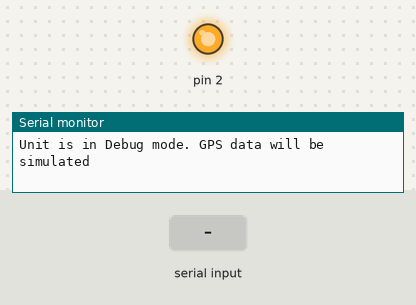
Simulated run of this sketch. Board: Arduino Uno, built with avr-gcc and run on an emulated ATmega328P. Parts: output pins drawn as LEDs (lit = HIGH), the last lines printed to the serial monitor. Inputs (shaded band) come from the test bench.

Above: at 0.1 s.
At 2.7 s:
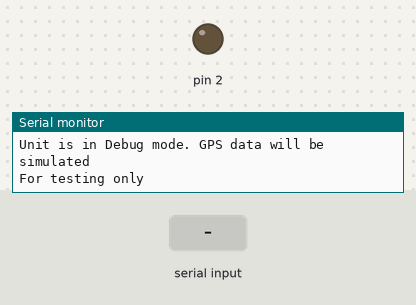
2.8 s: "$GPGLL\n" received over the second serial link
Timing chart, 0 to 5.8 s (numbered marks = the images above; inputs shaded):
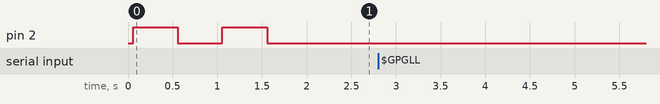

The sketch:

APRS_build-day.ino
```cpp
// Author:KE8TJE (ke8tje@gmail.com)
// March 2025

#include <stdio.h>
#include <SoftwareSerial.h>

#include <LibAPRS_Tracker.h>

#define ADC_REFERENCE REF_5V

#define radio_ppt 3  //not needed

//APRS specification
#define symbol '$'
#define SSID 9

#define APRS_TX_offset_utc_sec 14 // this selects what UTC second the packet will be sent out
#define APRS_interval_count 100  // 100 is 1 min

//APRS symbol
// S - shuttle
// < - Bike
// O - Balloon
// > - car

// station SSID
// 9 - Mobile
// 11 - Spacecraft


/*NOTE: Uncomment the following line to put the unit to simulation mode*/
#define sim 1

String packetBuffer;
SoftwareSerial gps(10, 11);  // RX, TX

char Lat[] = "xxxx.xxxxxx";
char Lon[] = "xxxxx.xxxxxxxx";


char test_data[100];

int msg_id = 0;
int msg_valid = 0;
int loc_valid = 0;

char myCALL[] = "KE8TJE";
float freq_tx;

int time_trigger = 0;
float lon, lat, utc;
int sec,min;

int telemetry[6];
char ext[12];

void setup() {

  Serial.begin(9600);  // for logging and debugging
  Serial.println("[info]APRS Buildday tracker v1.43 - W8CUL/KE8TJE");

  #ifdef sim
    Serial.println("Unit is in Debug mode. GPS data will be simulated");
    Serial.println("For testing only");
  #endif

  pinMode(2,OUTPUT);
  digitalWrite(2,HIGH);
  delay(500);
  digitalWrite(2,LOW);
  delay(500);
  digitalWrite(2,HIGH);
  delay(500);
  digitalWrite(2,LOW);

  //start GPS
  gps.begin(9600);
}

void loop() {

  gps.listen();
  while (gps.available() > 0) {
    String gps_raw = gps.readStringUntil('\n');
    //Serial.println(gps_raw);
    // Valid data: $GPGLL,3938.28486,N,07957.13511,W,191757.00,A,A*7D
    if (gps_raw.substring(0, 6) == "$GPGLL") {

      #ifdef sim
        gps_raw = "$GPGLL,3938.28486,N,07957.13511,W,191757.00,A,A*7D";
      #endif
      Serial.println(gps_raw);
      gps_raw.toCharArray(test_data, 100);
      char *p = strtok(test_data, ",");
      update_GPS(p);
    }


  }
}

void base91_telemetry(int a_values){
  //
  for(int i=0;i<(a_values+1)*2;i+=2){
    ext[i] = (int)(telemetry[i/2]/(91))+33;
    ext[i+1] = (int)(telemetry[i/2]%(91))+33;
  }
  Serial.println(ext);
}

void update_GPS(char *p) {

  p = strtok(NULL, ",");  //lat - <1>

  sprintf(Lat, "%s", p);

  // bug fix in v2
  if (Lat[4] == '.') {
    Lat[7] = '\0';
  } else {
    Lat[8] = '\0';
  }

  p = strtok(NULL, ",");  // lat_dir - <2>
  // handel south
  sprintf(Lat, "%s%s\0", Lat, p);


  p = strtok(NULL, ",");  //lng - <3>
  //formatted string for APRS update

  sprintf(Lon, "%s", p);
  if (Lon[4] == '.') {
    Lon[7] = '\0';
  } else {
    Lon[8] = '\0';
  }
  p = strtok(NULL, ",");           // lon_dir - <4>
  sprintf(Lon, "%s%s\0", Lon, p);  //line to process string for APRS


  p = strtok(NULL, ",");  //time - <5>
  utc = atof(p);

  p = strtok(NULL, ",");  //status- <6>


  // need GPS testing - TJE
  if (p[0] == 'A') {
    msg_valid = 1;
    //togrid(lat, lon);
  }else{
    return;
  }

  #ifdef sim
    sec = (sec+1);
    if(sec==60) sec =0;
  #endif

  #ifndef sim
    sec = long(utc) % 100;
    min = long(utc) % 10000 - sec;
  #endif

  Serial.print(min);
  Serial.print(",");
  Serial.println(sec);
  //else {
  // msg_valid = 0;
  //}

  if (sec == APRS_TX_offset_utc_sec & (min % APRS_interval_count) == 0 & msg_valid) {
    Serial.println("[i] Event trigger");
    gps.stopListening();

    //delay(5000);
    location_update(); //typical APRS location packet


    msg_valid = 0;
    gps.listen();
  }
}


int location_update() {

  Serial.println("[info] APRS:start");
  Serial.print(Lat);
  Serial.print(',');
  Serial.print(Lon);

  char comment[30];


  // telemetry functions unused

  telemetry[0] = msg_id;
  telemetry[1] = msg_id+50;
  base91_telemetry(1);
  // variable name : ext

  // Users please do not chnage the version number

  sprintf(comment, "v1.43 | Testing TJE");
  // sprintf(comment, "v1.50|%s|",ext);


  Serial.println(comment);

  APRS_init();

  APRS_setPreamble(700);
  APRS_setCallsign(myCALL, SSID);

  APRS_setLat(Lat);
  APRS_setLon(Lon);

  // APRS icon - setting

  APRS_setSymbol(symbol);
  APRS_sendLoc(comment, strlen(comment), ' ');
  while(bitRead(PORTB,5));
  delay(800);


  Serial.println("[info] APRS:end");
  msg_id++;
}
```
